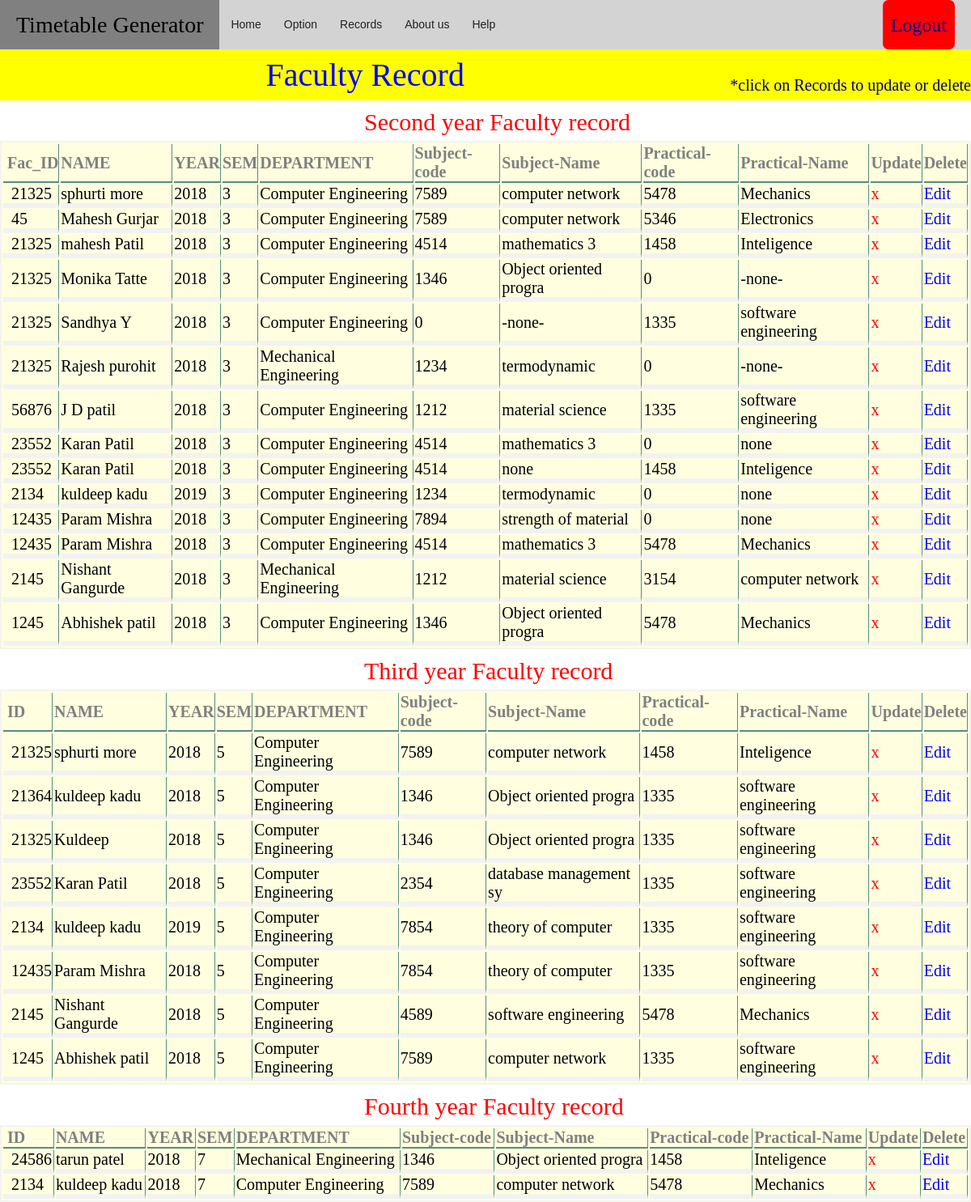
The app's page /facultyRecord.php with its own data.
### tables this page shows
CREATE TABLE `faculty` (
  `id` int(11) NOT NULL,
  `year` int(11) NOT NULL,
  `name` varchar(22) NOT NULL,
  `sem` int(11) NOT NULL,
  `dept` varchar(22) NOT NULL,
  `sub_code` int(11) NOT NULL,
  `sub_name` varchar(22) NOT NULL,
  `pract_code` int(11) NOT NULL,
  `pract_name` varchar(22) NOT NULL,
  `faculty_id` varchar(22) NOT NULL
);

### facultyRecord.php (the view, shortened to what this page needs)
<!DOCTYPE html>
<html>
<head>
	<link rel="stylesheet" type="text/css" href="alldesign.css">
</head>
<body>
	<nav>
		<p>Timetable Generator</p>
		<ul>
			<li><a href="main.php">Home</a></li>
			<li><a href="#">Option</a>
			<li><a href="#">Records</a>
			</li>
			<li><a href="about.html">About us</a></li>
			<li>
				<a href="#">Help</a>
			</li>
		</ul>
		<div>
			<a href="login.php" style="font-family: timesnewroman;">Logout</a>
		</div>
	</nav>
		<div align="Center" class="disp">
			Faculty Record
			<span class="sp">*click on Records to update or delete</span>
		</div>
		<div class="title">
			Second year Faculty record
		</div>
		<?php
			include("..\almost\DBConnection.php");
			$query = "SELECT * FROM faculty where sem=2 or sem=3";
			$sqldata = mysqli_query($conn,$query) or die('Getting an error');
			echo "<table>";
			echo "<tr><th>&nbsp;Fac_ID</th><th>NAME</th><th>YEAR</th><th>SEM</th><th>DEPARTMENT</th><th>Subject-code</th><th>Subject-Name</th><th>Practical-code</th><th>Practical-Name</th><th>Update</th><th>Delete</th></tr>";
			while($row = mysqli_fetch_array($sqldata,MYSQLI_ASSOC)) {
					echo "<tr><td>";
					echo "&nbsp;&nbsp;".$row['faculty_id'];
					echo "</td><td>";
					echo $row['name'];
					echo "</td><td>";
					echo $row['year'];
					echo "</td><td>";
					echo $row['sem'];
					echo "</td><td>";
					echo $row['dept'];
					echo "</td><td>";
					echo $row['sub_code'];
					echo "</td><td>";
					echo $row['sub_name'];
					echo "</td><td>";
					echo $row['pract_code'];
					echo "</td><td>";
					echo $row['pract_name'];
					echo "</td><td>";
					echo "<a href='deleteFaculty.php?id=$row[id]' onclick='return checkDelete()' style='color: red;'>x</a>";
					echo "</td><td>";
					echo "<a href='editFaculty.php?idd=$row[id]&id=$row[faculty_id]&name=$row[name]&dept=$row[dept]&year=$row[year]&sem=$row[sem]&subcode=$row[sub_code]&subname=$row[sub_name]&practcode=$row[pract_code]&practname=$row[pract_name]'>Edit</a>";
					echo "</td></tr>";
			}
			echo "</table>";
		?>
		<div class="title">
			Third year Faculty record
		</div>
		<?php
			include("..\almost\DBConnection.php");
			$query = "SELECT * FROM faculty where sem=5 or sem=6";
			$sqldata = mysqli_query($conn,$query) or die('Getting an error');
			echo "<table>";
			echo "<tr><th>&nbsp;ID</th><th>NAME</th><th>YEAR</th><th>SEM</th><th>DEPARTMENT</th><th>Subject-code</th><th>Subject-Name</th><th>Practical-code</th><th>Practical-Name</th><th>Update</th><th>Delete</th></tr>";
			while($row = mysqli_fetch_array($sqldata,MYSQLI_ASSOC)) {
					echo "<tr><td>";
					echo "&nbsp;&nbsp;".$row['faculty_id'];
					echo "</td><td>";
					echo $row['name'];
					echo "</td><td>";
					echo $row['year'];
					echo "</td><td>";
					echo $row['sem'];
					echo "</td><td>";
					echo $row['dept'];
					echo "</td><td>";
					echo $row['sub_code'];
					echo "</td><td>";
					echo $row['sub_name'];
					echo "</td><td>";
					echo $row['pract_code'];
					echo "</td><td>";
					echo $row['pract_name'];
					echo "</td><td>";
					echo "<a href='deleteFaculty.php?id=$row[id]' onclick='return checkDelete()' style='color: red;'>x</a>";
					echo "</td><td>";
					echo "<a href='editFaculty.php?idd=$row[id]&id=$row[faculty_id]&name=$row[name]&dept=$row[dept]&year=$row[year]&session_start();sem=$row[sem]&subcode=$row[sub_code]&subname=$row[sub_name]&practcode=$row[pract_code]&practname=$row[pract_name]'>Edit</a>";
					echo "</td></tr>";
			}
			echo "</table>";
		?>
		<div class="title">
			Fourth year Faculty record
		</div>
		<?php
			include("..\almost\DBConnection.php");
			$query = "SELECT * FROM faculty where sem=7 or sem=8";
			$sqldata = mysqli_query($conn,$query) or die('Getting an error');
			echo "<table>";
			echo "<tr><th>&nbsp;ID</th><th>NAME</th><th>YEAR</th><th>SEM</th><th>DEPARTMENT</th><th>Subject-code</th><th>Subject-Name</th><th>Practical-code</th><th>Practical-Name</th><th>Update</th><th>Delete</th></tr>";
			while($row = mysqli_fetch_array($sqldata,MYSQLI_ASSOC)) {
					echo "<tr><td>";
					echo "&nbsp;&nbsp;".$row['faculty_id'];
					echo "</td><td>";
					echo $row['name'];
					echo "</td><td>";
					echo $row['year'];
					echo "</td><td>";
					echo $row['sem'];
					echo "</td><td>";
					echo $row['dept'];
					echo "</td><td>";
					echo $row['sub_code'];
					echo "</td><td>";
					echo $row['sub_name'];
					echo "</td><td>";
					echo $row['pract_code'];
					echo "</td><td>";
					echo $row['pract_name'];
					echo "</td><td>";
					echo "<a href='deleteFaculty.php?id=$row[id]' onclick='return checkDelete()' style='color: red;'>x</a>";
					echo "</td><td>";
					echo "<a href='editFaculty.php?idd=$row[id]&id=$row[faculty_id]&name=$row[name]&dept=$row[dept]&year=$row[year]&sem=$row[sem]&subcode=$row[sub_code]&subname=$row[sub_name]&practcode=$row[pract_code]&practname=$row[pract_name]'>Edit</a>";
					echo "</td></tr>";
			}
			echo "</table>";
		?>
	</body>
	</html>

### alldesign.css (style rules this page uses)
* { margin: 0; padding: 0; }
body { background-image: url(img/tt5.jpeg); background-size: auto; }
nav { background-color: lightgray; border-right: 2px; border-bottom: 4px; width: 100; height: 61px; }
nav p { background-color: gray; color: black; font-size: 28px; line-height: 60px; float: left; padding: 1px 20px 0px 20px; }
nav ul { background-color: lightgray; float: left; }
nav ul li { float: left; list-style: none; position: relative; }
nav ul li a { display: block; font-family: arial; color: #222; font-size: 14px; padding: 22px 14px; text-decoration: none; }
nav div a { font-size: 24px; margin-right: 20px; padding: 1px 10px 0px 10px; background-color: red; color: darkblue; }
div a { align-self: center; float: right; color: white; background-color: green; padding: 30px 70px; border-radius: 7px; text-decoration: none; font-size: 28px; line-height: 60px; }

### facultyRecord.php (style rules this page uses)
body { background: none; }
.disp { color: blue; font-style: TimesNewRoman; font-size: 40px; background-color: yellow; padding-top: 8px; padding-bottom: 8px; }
.sp { color: darkblue; float: right; font-size: 20px; padding-top: 25px; }
table { border: 2px solid #f3f3f3; background-color: lightyellow; text-decoration: none; font-size: 20px; padding: 0px; width: 100%; text-align: left; }
th { border-right: .7px solid #588c7e; border-bottom: 2px solid #588c7e; color: gray; }
td { border-bottom: 6px solid #f2f2f2; border-right: .7px solid #588c7e; }
td a { text-decoration: none; }
.title { font-size: 30px; color: red; padding-top: 10px; margin-left: 450px; padding-bottom: 6px; }

### records on screen
faculty: faculty "21325", name "sphurti more", year "2018", sem "3", dept "Computer Engineering", sub_code "7589", sub_name "computer network", pract_code "5478", pract_name "Mechanics"
faculty: faculty "45", name "Mahesh Gurjar", year "2018", sem "3", dept "Computer Engineering", sub_code "7589", sub_name "computer network", pract_code "5346", pract_name "Electronics"
faculty: faculty "21325", name "mahesh Patil", year "2018", sem "3", dept "Computer Engineering", sub_code "4514", sub_name "mathematics 3", pract_code "1458", pract_name "Inteligence"
faculty: faculty "21325", name "Monika Tatte", year "2018", sem "3", dept "Computer Engineering", sub_code "1346", sub_name "Object oriented progra", pract_code "0", pract_name "-none-"
faculty: faculty "21325", name "Sandhya Y", year "2018", sem "3", dept "Computer Engineering", sub_code "0", sub_name "-none-", pract_code "1335", pract_name "software engineering"
faculty: faculty "21325", name "Rajesh purohit", year "2018", sem "3", dept "Mechanical Engineering", sub_code "1234", sub_name "termodynamic", pract_code "0", pract_name "-none-"
faculty: faculty "56876", name "J D patil", year "2018", sem "3", dept "Computer Engineering", sub_code "1212", sub_name "material science", pract_code "1335", pract_name "software engineering"
faculty: faculty "23552", name "Karan Patil", year "2018", sem "3", dept "Computer Engineering", sub_code "4514", sub_name "mathematics 3", pract_code "0", pract_name "none"
faculty: faculty "23552", name "Karan Patil", year "2018", sem "3", dept "Computer Engineering", sub_code "4514", sub_name "none", pract_code "1458", pract_name "Inteligence"
faculty: faculty "2134", name "kuldeep kadu", year "2019", sem "3", dept "Computer Engineering", sub_code "1234", sub_name "termodynamic", pract_code "0", pract_name "none"
faculty: faculty "12435", name "Param Mishra", year "2018", sem "3", dept "Computer Engineering", sub_code "7894", sub_name "strength of material", pract_code "0", pract_name "none"
faculty: faculty "12435", name "Param Mishra", year "2018", sem "3", dept "Computer Engineering", sub_code "4514", sub_name "mathematics 3", pract_code "5478", pract_name "Mechanics"
faculty: faculty "2145", name "Nishant Gangurde", year "2018", sem "3", dept "Mechanical Engineering", sub_code "1212", sub_name "material science", pract_code "3154", pract_name "computer network"
faculty: faculty "1245", name "Abhishek patil", year "2018", sem "3", dept "Computer Engineering", sub_code "1346", sub_name "Object oriented progra", pract_code "5478", pract_name "Mechanics"
faculty: faculty "21325", name "sphurti more", year "2018", sem "5", dept "Computer Engineering", sub_code "7589", sub_name "computer network", pract_code "1458", pract_name "Inteligence"
faculty: faculty "21364", name "kuldeep kadu", year "2018", sem "5", dept "Computer Engineering", sub_code "1346", sub_name "Object oriented progra", pract_code "1335", pract_name "software engineering"
faculty: faculty "21325", name "Kuldeep", year "2018", sem "5", dept "Computer Engineering", sub_code "1346", sub_name "Object oriented progra", pract_code "1335", pract_name "software engineering"
faculty: faculty "23552", name "Karan Patil", year "2018", sem "5", dept "Computer Engineering", sub_code "2354", sub_name "database management sy", pract_code "1335", pract_name "software engineering"
faculty: faculty "2134", name "kuldeep kadu", year "2019", sem "5", dept "Computer Engineering", sub_code "7854", sub_name "theory of computer", pract_code "1335", pract_name "software engineering"
faculty: faculty "12435", name "Param Mishra", year "2018", sem "5", dept "Computer Engineering", sub_code "7854", sub_name "theory of computer", pract_code "1335", pract_name "software engineering"
faculty: faculty "2145", name "Nishant Gangurde", year "2018", sem "5", dept "Computer Engineering", sub_code "4589", sub_name "software engineering", pract_code "5478", pract_name "Mechanics"
faculty: faculty "1245", name "Abhishek patil", year "2018", sem "5", dept "Computer Engineering", sub_code "7589", sub_name "computer network", pract_code "1335", pract_name "software engineering"
faculty: faculty "24586", name "tarun patel", year "2018", sem "7", dept "Mechanical Engineering", sub_code "1346", sub_name "Object oriented progra", pract_code "1458", pract_name "Inteligence"
faculty: faculty "2134", name "kuldeep kadu", year "2018", sem "7", dept "Computer Engineering", sub_code "7589", sub_name "computer network", pract_code "5478", pract_name "Mechanics"
